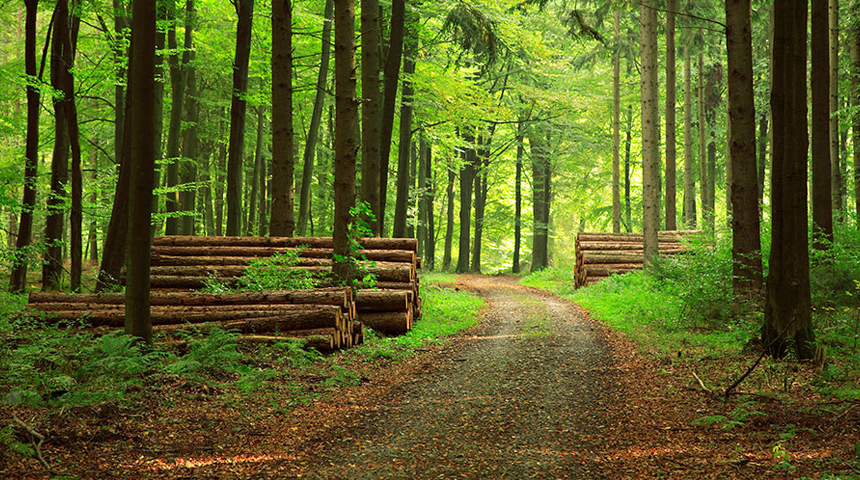
#> input picture photos/forest.jpg, 860 x 480 px
$ python index.py
#> lines starting #> are read from the running program, lines starting #| are printed output that depends on the picture
import cv2 as cv

import matplotlib.pyplot as plt

def rescaleFrame(frame, scale = 1.5):
  # [1] means the width of the image
  width = int(frame.shape[1]*scale)
  # [0] means the height of the image
  height = int(frame.shape[0]*scale)

  dimensions = (width, height)
  return cv.resize(frame, dimensions, interpolation=cv.INTER_AREA)


def equalize():
  img = cv.imread('./photos/forest.jpg',0)
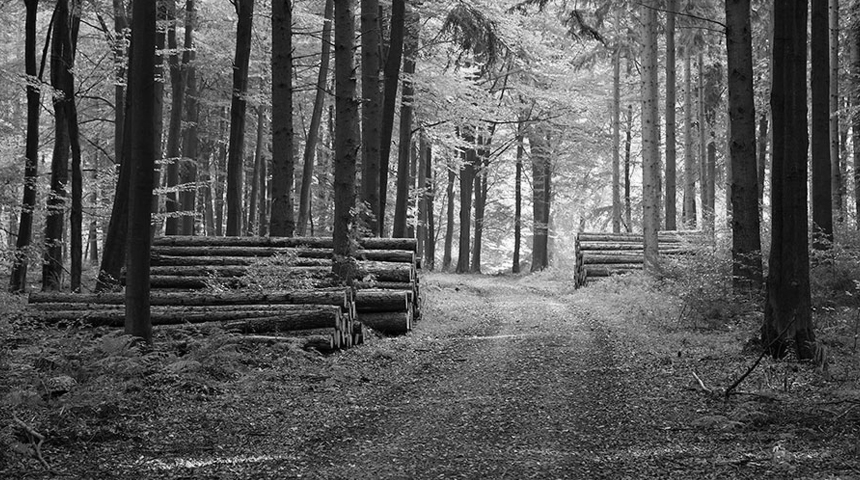
#> img: shape (480, 860); min 0, max 255, mean 88.7
  # cv.imshow('my photo', img)
  eq = cv.equalizeHist(img)
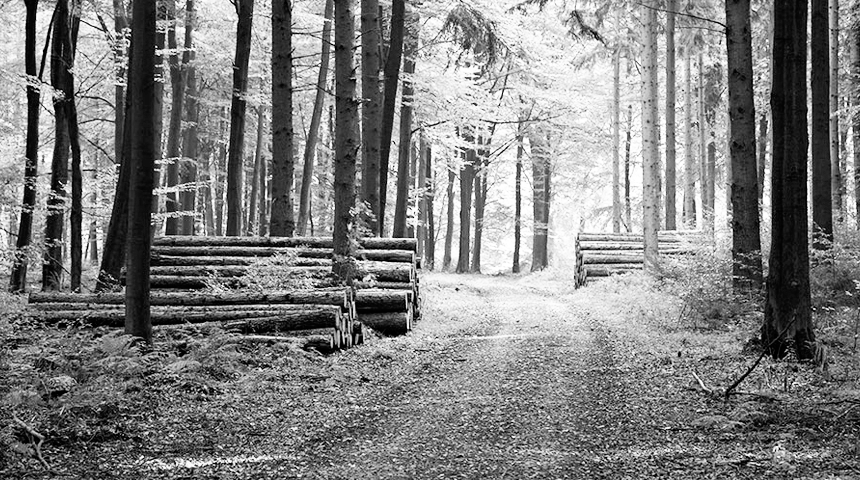
#> eq: shape (480, 860); min 0, max 255, mean 128.2
  cv.imwrite('./photos/forest_equalizated.png',eq)

  img2 = cv.imread('./photos/forest_equalizated.png',0)


  cv.imshow("Foto por ecualizar",img)
  cv.calcHist(img,[0],None,[256],[0,256])
  plt.hist(img.ravel(),256,[0,256])
  plt.title("Histograma por ecualizar")
  plt.show()
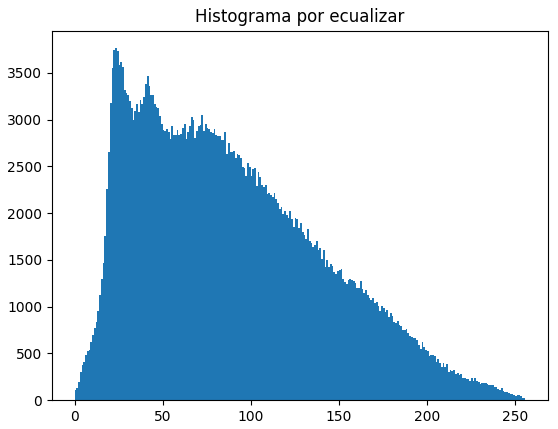
#> figure drawn by matplotlib, 1 panel; tallest bar 3764 high, from x = 23 to 24
  imgshow = cv.imread('./photos/forest_equalizated.png')
#> imgshow: shape (480, 860, 3); min 0, max 255, mean 128.2
  cv.imshow("Foto por ecualizada",imgshow)

  cv.calcHist(img2,[0],None,[256],[0,256])
  plt.hist(img2.ravel(),256,[0,256])
  plt.title("Histograma ecualizado")
  plt.show()
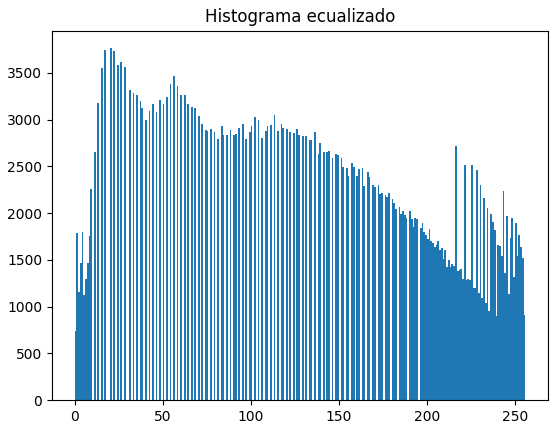
#> figure drawn by matplotlib, 1 panel; tallest bar 3764 high, from x = 20 to 21
  cv.waitKey(0)


def expand():
  img = cv.imread('./photos/photo.jpeg')
  cv.imshow('my photo', img)
  image_resized = rescaleFrame(img)
  cv.imshow('my photo resized', image_resized)
  # Calculing the histogram

  plt.figure()
  plt.title('Histograma')
  plt.xlabel('Rango de pixeles (r)')
  plt.ylabel('N° de pixeles')
  colors = ('r', 'g', 'b')
  for i, col in enumerate(colors):
    histogram = cv.calcHist([image_resized],[i], None, [256],[0,256])
    plt.plot(histogram, color = col)
    plt.xlim([0,256])
  plt.show()
  cv.waitKey(0)

print("Ingresa un valor\n1)Para expandir\n2)Para ecualizar")
value = input()

if( value == "1" ):
  expand()
else:
  equalize()
